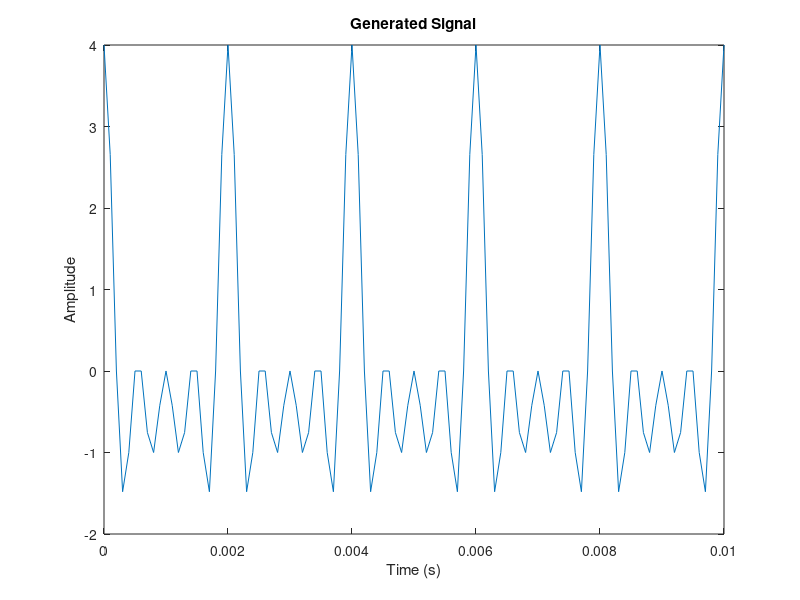
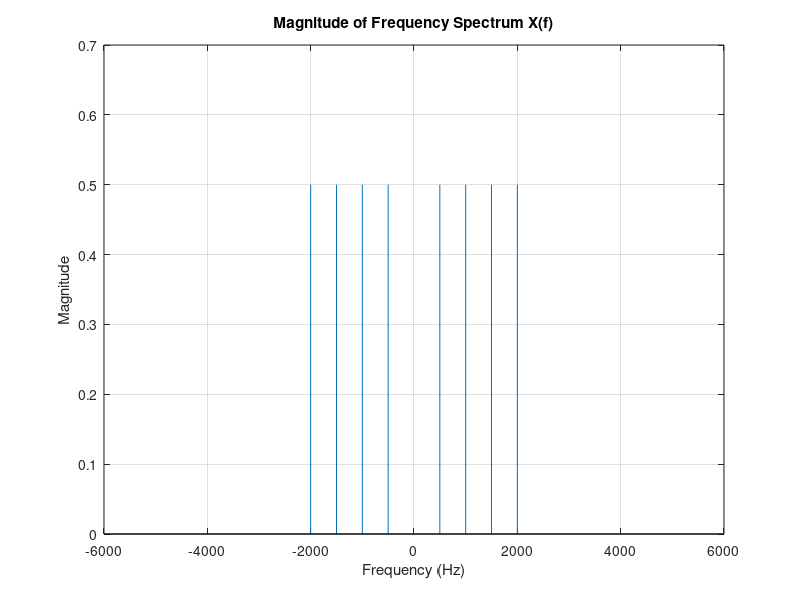
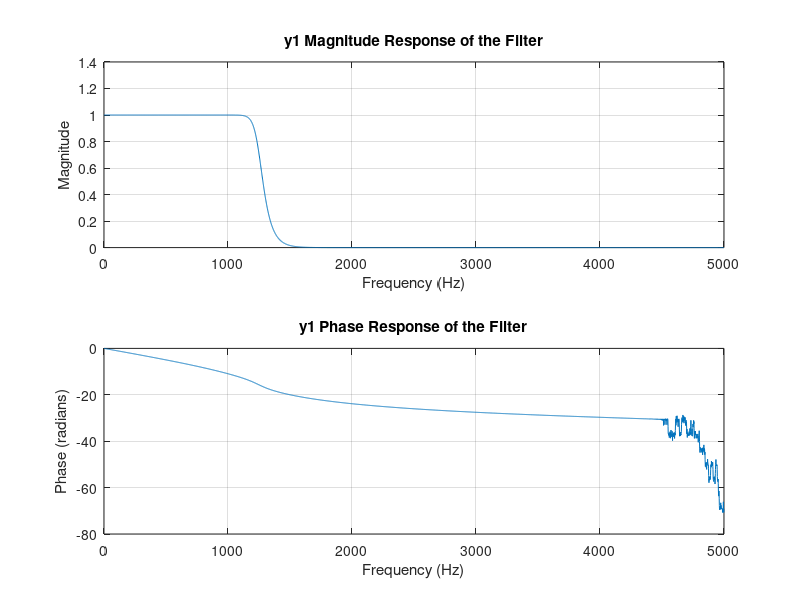
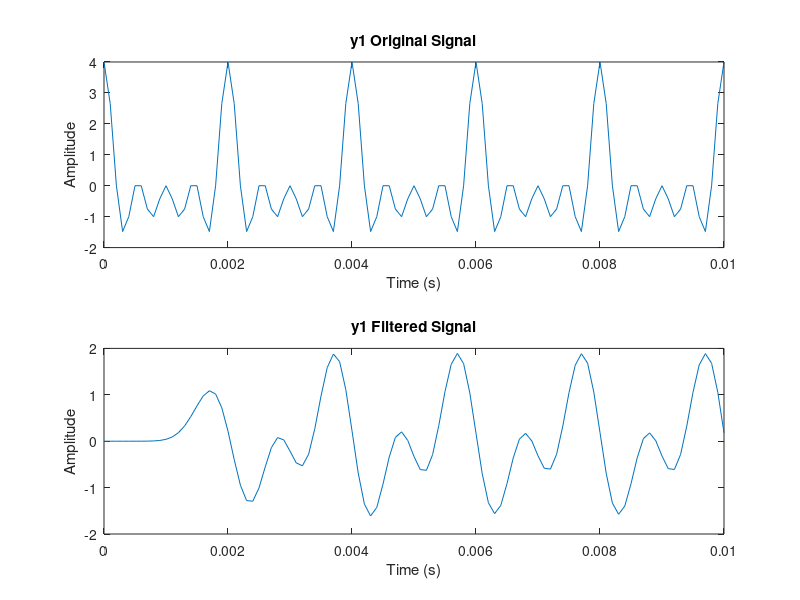

MATLAB code for these plots, in order:
% Parameters
f1 = 500;
f2 = 1000;
f3 = 1500;
f4 = 2000;

fs = 10000;  % Sampling frequency
ts = 1/fs;
t = 0:ts:10;  % Time vector
t_plot = 0:ts:0.01;  % Short time vector for plotting
x = cos(2*pi*f1*t) + cos(2*pi*f2*t) + cos(2*pi*f3*t) + cos(2*pi*f4*t);
x_plot = cos(2*pi*f1*t_plot) + cos(2*pi*f2*t_plot) + cos(2*pi*f3*t_plot) + cos(2*pi*f4*t_plot);



% Step 2: Save the signal to a WAV file
filename = 'signal_1.wav';
x = x / 4;  % Normalize to prevent clipping
audiowrite(filename, x, fs);  % Save the normalized signal
%sound(x, fs);

x = x * 4;  % Restore original amplitude

% Step 3: plot the signal
figure;
plot(t_plot, x_plot);
title('Generated Signal');
xlabel('Time (s)');
ylabel('Amplitude');

% Step 4: Compute the energy of the signal in the time domain
energy_time = sum(x.^2) / length(x);

%Extract one fundamental period of the signal
gcd_freq = gcd(gcd(f1, f2), gcd(f3, f4));  % GCD of frequencies
T_fundamental = 1 / gcd_freq;  % Fundamental period
N0 = round(T_fundamental * fs);  % Number of samples in one period
x_periodic = x(1:N0);  % Extract one period

% Step 5: Compute the frequency spectrum using the FFT
X_f = fft(x_periodic);

% Frequency vector
f = (-fs/2):(fs/length(x_periodic)):(fs/2 - fs/length(x_periodic));

% Shift the spectrum to center the zero frequency component
X_f_shifted = fftshift(X_f) / length(x_periodic);

% Step 6: Plot the magnitude of the frequency spectrum
figure;
stem(f, abs(X_f_shifted), 'marker', 'none');
title('Magnitude of Frequency Spectrum X(f)');
xlabel('Frequency (Hz)');
ylabel('Magnitude');
grid on;

% Step 7:
% Compute the energy in the frequency domain
energy_freq = sum(abs(X_f_shifted).^2);

% Verify Parseval's theorem
fprintf('X Energy in Time Domain: %.5f\n', energy_time);
fprintf('X Energy in Frequency Domain: %.5f\n', energy_freq);

if abs(energy_time - energy_freq) < 0.001
    disp('Parseval’s theorem is verified!');
else
    disp('Parseval’s theorem is NOT verified.');
end

%===================================================
% Step 8: Designing a butterworth lpf:
fc = 1250 %cut-off freq
Wn = fc / (fs / 2);
% normalize cut-off w.r.t to half samlpling freq
order = 20;
%here I design the filter
[B, A] = butter(order, Wn, 'low');


% Frequency response
[H, w] = freqz(B, A, 4000, fs); % Increase points for better resolution

% Step 9:
% Magnitude plot
figure;
subplot(2, 1, 1);
plot(w, abs(H));  % Plot the magnitude of H
title('y1 Magnitude Response of the Filter');
xlabel('Frequency (Hz)');
ylabel('Magnitude');
grid on;

% Phase plot without unwrapping to see the raw phase
subplot(2, 1, 2);
plot(w, unwrap(angle(H)));  % Plot the phase of H (in radians)
title('y1 Phase Response of the Filter');
xlabel('Frequency (Hz)');
ylabel('Phase (radians)');
grid on;

% Step 10:
y = filter(B, A, x);
y_plot = filter(B, A, x_plot);

% Step 11: Save the signal to a WAV file
filename = 'signal_2.wav';
y = y / 4;  % Normalize to prevent clipping
audiowrite(filename, y, fs);  % Save without normalization to preserve amplitude
%sound(y, fs);

y=y*4;

% Step 12: Plot the original and filtered signal
figure;
subplot(2, 1, 1);
plot(t_plot, x_plot);
title('y1 Original Signal');
xlabel('Time (s)');
ylabel('Amplitude');

subplot(2, 1, 2);
plot(t_plot, y_plot);
title('y1 Filtered Signal');
xlabel('Time (s)');
ylabel('Amplitude');



% Step 13: Energy of y1:
energy_y1_time = sum(y.^2) / length(y);

%Fundamental Period Calculation
gcd_freq = gcd(gcd(f1, f2), gcd(f3, f4));  % GCD of frequencies
T_fundamental = 1 / gcd_freq;  % Fundamental period
N0 = round(T_fundamental *fs);  % Number of samples in one period
y_periodic = y(10*N0:11*N0-1);  % Extract one period
%======================

% Step 14: Compute the frequency spectrum using the FFT
Y_f = fft(y_periodic);

% Frequency vector
f = (-fs/2):(fs/length(y_periodic)):(fs/2 - fs/length(y_periodic));

% Shift the spectrum to center the zero frequency component
Y_f_shifted = fftshift(Y_f)/length(y_periodic);

% Step 15: Plot the magnitude of the frequency spectrum
figure;
stem(f, abs(Y_f_shifted), 'marker', 'none');
title('Magnitude of Frequency Spectrum y1(f)');
xlabel('Frequency (Hz)');
ylabel('Magnitude');
grid on;

% Step 16:
% Compute the energy in the frequency domain
energy_y1_freq = sum(abs(Y_f_shifted).^2);

% Verify Parseval's theorem
fprintf('Y1 Energy in Time Domain: %.5f\n', energy_y1_time);
fprintf('Y1 Energy in Frequency Domain: %.5f\n', energy_y1_freq);

if abs(energy_y1_time - energy_y1_freq) < 0.001
    disp('Parseval’s theorem is verified!');
else
    disp('Parseval’s theorem is NOT verified.');
end

% Step 17:Designing a butterworth :
fc = 1250 %cut-off freq
Wn = fc / (fs / 2);
% normalize cut-off w.r.t to half samlpling freq
order = 20;
%here I design the filter
[B1, A1] = butter(order, Wn, 'high');

% Frequency response
[H1, w1] = freqz(B1, A1, 4000, fs); % Increase points for better resolution

%Step 18:
% Magnitude plot
figure;
subplot(2, 1, 1);
plot(w1, abs(H1));  % Plot the magnitude of H
title('y2 Magnitude Response of the Filter');
xlabel('Frequency (Hz)');
ylabel('Magnitude');
grid on;

% Phase plot without unwrapping to see the raw phase
subplot(2, 1, 2);
plot(w1, unwrap(angle(H1)));  % Plot the phase of H (in radians)
title('y2 Phase Response of the Filter');
xlabel('Frequency (Hz)');
ylabel('Phase (radians)');
grid on;

% Step 19:
y2 = filter(B1, A1, x);
y2_plot = filter(B1, A1, x_plot);

% Step 20: Save the signal to a WAV file
filename = 'signal_3.wav';
y2 = y2 / 4;  % Normalize to prevent clipping
audiowrite(filename, y2, fs);  % Save without normalization to preserve amplitude
%sound(y2, fs);

y2=y2*4;

% Step 21: Plot the original and filtered signal
figure;
subplot(2, 1, 1);
plot(t_plot, x_plot);
title('y2 Original Signal');
xlabel('Time (s)');
ylabel('Amplitude');

subplot(2, 1, 2);
plot(t_plot, y2_plot);
title('y2 Filtered Signal');
xlabel('Time (s)');
ylabel('Amplitude');

% Step 22: Energy of y2:
energy_y2_time = sum(y2.^2) / length(y2);

%Fundamental Period Calculation
gcd_freq = gcd(gcd(f1, f2), gcd(f3, f4));  % GCD of frequencies
T_fundamental = 1 / gcd_freq;  % Fundamental period
N0 = round(T_fundamental *fs);  % Number of samples in one period
y2_periodic = y2(10*N0:11*N0-1);  % Extract one period

% Step 23: Compute the frequency spectrum using the FFT
Y2_f = fft(y2_periodic);

% Frequency vector
f = (-fs/2):(fs/length(y2_periodic)):(fs/2 - fs/length(y2_periodic));

% Shift the spectrum to center the zero frequency component
Y2_f_shifted = fftshift(Y2_f)/length(y2_periodic);

% Step 24: Plot the magnitude of the frequency spectrum
figure;
stem(f, abs(Y2_f_shifted), 'marker', 'none');
title('Magnitude of Frequency Spectrum y2(f)');
xlabel('Frequency (Hz)');
ylabel('Magnitude');
grid on;

% Step 25:
% Compute the energy in the frequency domain
energy_y2_freq = sum(abs(Y2_f_shifted).^2);

% Verify Parseval's theorem
fprintf('Y2 Energy in Time Domain: %.5f\n', energy_y2_time);
fprintf('Y2 Energy in Frequency Domain: %.5f\n', energy_y2_freq);

if abs(energy_y2_time - energy_y2_freq) < 0.001
    disp('Parseval’s theorem is verified!');
else
    disp('Parseval’s theorem is NOT verified.');
end
